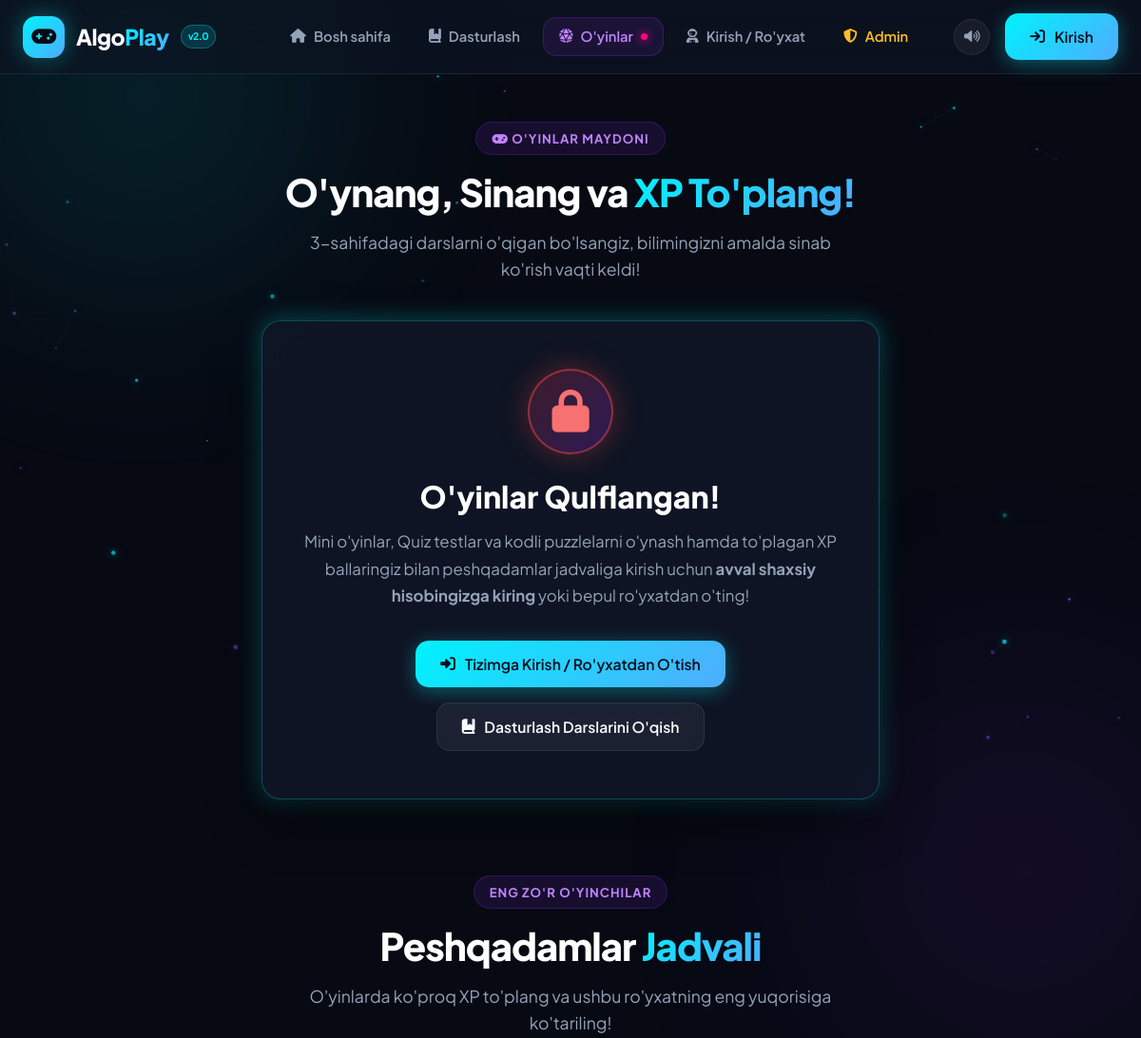
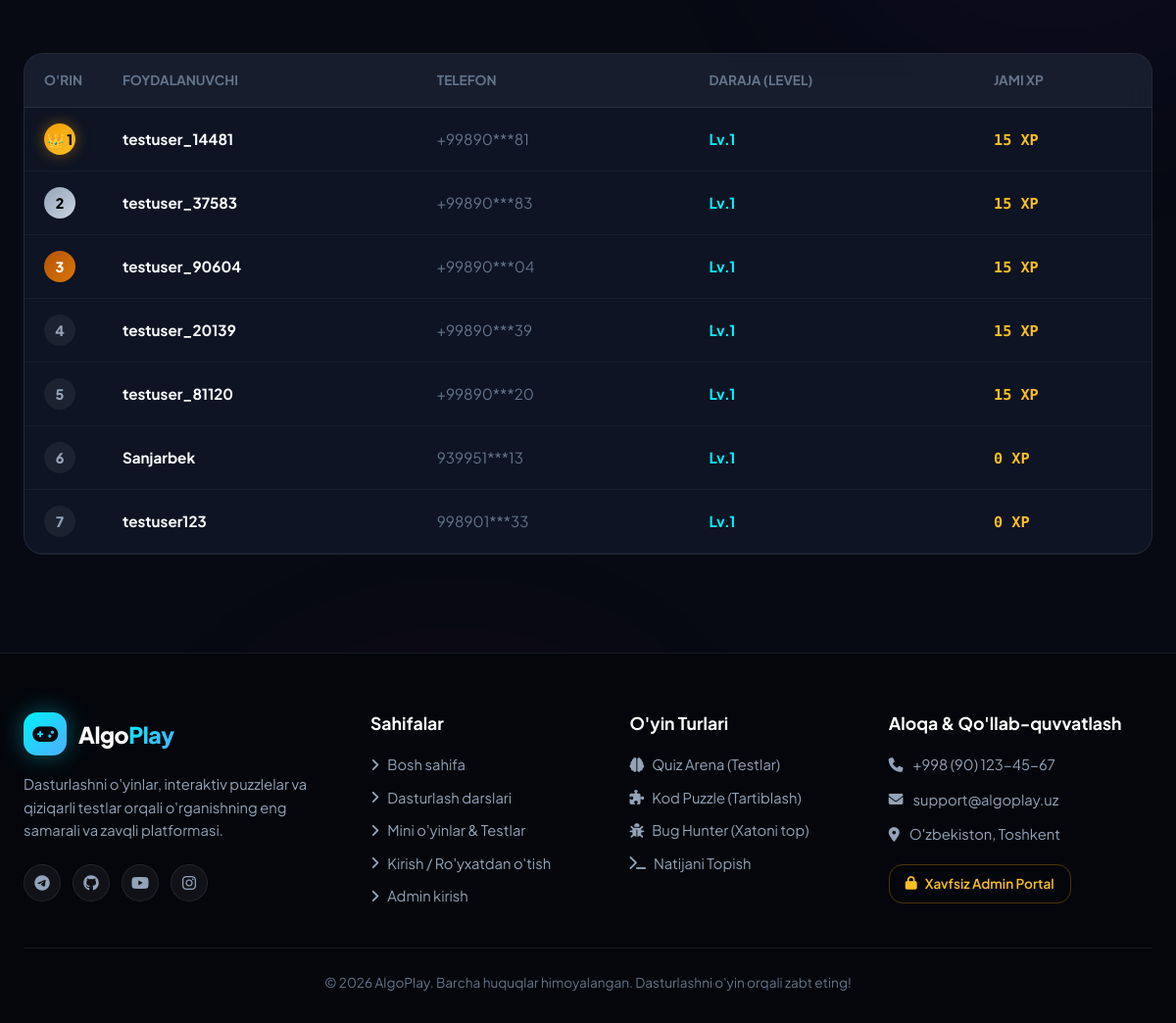
/games, run on the app's committed database (2 pictures, top to bottom).
### tables this page shows
CREATE TABLE users (
        id INTEGER PRIMARY KEY AUTOINCREMENT,
        phone TEXT UNIQUE NOT NULL,
        username TEXT UNIQUE NOT NULL,
        password_hash TEXT NOT NULL,
        xp INTEGER DEFAULT 0,
        level INTEGER DEFAULT 1,
        created_at TIMESTAMP DEFAULT CURRENT_TIMESTAMP
    );

### app.py (the view)
@app.route("/games")
def games_page():
    questions = db.get_all_questions()
    puzzles = db.get_all_puzzles()
    bugs = db.get_all_bugs()
    leaderboard = db.get_leaderboard(limit=10)
    for p in puzzles:
        if isinstance(p["blocks_json"], str):
            p["blocks"] = json.loads(p["blocks_json"])
            p["correct_order"] = json.loads(p["correct_order_json"])
    for b in bugs:
        if isinstance(b["options_json"], str):
            b["options"] = json.loads(b["options_json"])
    return render_template("games.html",
                           active_page="games",
                           questions=questions,
                           puzzles=puzzles,
                           bugs=bugs,
                           leaderboard=leaderboard)

### templates/games.html (shortened to what this page needs)
{% extends "base.html" %}
{% block content %}
<div class="games-container">
    <div class="games-hero">
        <span class="section-tag"><i class="fa-solid fa-gamepad"></i> O'yinlar Maydoni</span>
        <h1 class="section-title">O'ynang, Sinang va <span class="gradient-text">XP To'plang!</span></h1>
        <p class="section-subtitle">
            3-sahifadagi darslarni o'qigan bo'lsangiz, bilimingizni amalda sinab ko'rish vaqti keldi!
        </p>
    </div>
    {% if current_user %}
    <div class="games-tabs">
        <button class="game-tab-btn active" id="tabBtnQuiz" onclick="switchGameMode('quiz')">
            <i class="fa-solid fa-brain"></i> 1. Quiz Arena (Savol-Javob)
        </button>
        <button class="game-tab-btn" id="tabBtnPuzzle" onclick="switchGameMode('puzzle')">
            <i class="fa-solid fa-puzzle-piece"></i> 2. Kod Puzzle (Tartiblash)
        </button>
        <button class="game-tab-btn" id="tabBtnBug" onclick="switchGameMode('bug')">
            <i class="fa-solid fa-bug"></i> 3. Bug Hunter (Xatoni Top)
        </button>
        <button class="game-tab-btn" id="tabBtnOutput" onclick="switchGameMode('output')">
            <i class="fa-solid fa-terminal"></i> 4. Natijani Top (Output)
        </button>
    </div>
    <div id="gameSectionQuiz" class="game-arena-card">
        <div class="quiz-header-bar">
            <div>
                <span style="color: var(--cyan); font-weight: 700; font-size: 0.85rem; text-transform: uppercase;">
                    <i class="fa-solid fa-circle-question"></i> <span id="quizCategory">Python Asoslari</span>
                </span>
                <h3 style="font-size: 1.15rem; margin-top: 4px;">Savol <span id="quizCurrentNum">1</span> / <span id="quizTotalNum">{{ questions|length }}</span></h3>
            </div>
            <div style="display: flex; align-items: center; gap: 10px;">
                <span id="quizStreakBadge" class="quiz-combo-badge" style="display: none;">
                    <i class="fa-solid fa-fire"></i> <span id="quizStreakCount">0</span>x Combo!
                </span>
                <div class="quiz-score-badge">
                    <i class="fa-solid fa-star"></i>
                    <span>XP: <strong id="quizUserScore">0</strong></span>
                </div>
            </div>
        </div>
        <div id="quizContentBox">
            <div class="quiz-question-text" id="quizQuestionText">Yuklanmoqda...</div>
            <div class="quiz-code-box" id="quizCodeBox" style="display: none;"></div>
            <div class="quiz-options-grid" id="quizOptionsGrid">
            </div>
            <div class="quiz-feedback-box" id="quizFeedbackBox" style="display: none;">
                <div>
                    <h4 id="quizFeedbackTitle" style="margin-bottom: 6px;"></h4>
                    <p id="quizFeedbackText" style="font-size: 0.92rem; color: var(--text-secondary);"></p>
                </div>
                <button class="btn btn-glow-primary btn-sm" id="quizNextBtn" onclick="nextQuizQuestion()">
                    Keyingisi <i class="fa-solid fa-arrow-right"></i>
                </button>
            </div>
        </div>
        <div id="quizFinishBox" style="display: none; text-align: center; padding: 40px 20px;">
            <div style="font-size: 4rem; color: #fbbf24; margin-bottom: 16px;">🏆</div>
            <h2 style="font-size: 2.2rem; margin-bottom: 12px;">Ajoyib Natija! Test Yakunlandi!</h2>
            <p style="font-size: 1.1rem; color: var(--text-secondary); max-width: 500px; margin: 0 auto 24px;">
                Siz barcha savollarni muvaffaqiyatli yakunladingiz va <strong id="quizFinalXp" style="color: var(--amber);">+0 XP</strong> ga ega bo'ldingiz!
            </p>
            <div style="display: flex; gap: 14px; justify-content: center; flex-wrap: wrap;">
                <button class="btn btn-glow-primary" onclick="restartQuiz()">
                    <i class="fa-solid fa-rotate-right"></i> Qaytadan O'ynash
                </button>
                <button class="btn btn-glow-purple" onclick="switchGameMode('puzzle')">
                    <i class="fa-solid fa-puzzle-piece"></i> Kod Puzzleni Boshlash
                </button>
            </div>
        </div>
    </div>
    <div id="gameSectionPuzzle" class="game-arena-card" style="display: none;">
        <div class="quiz-header-bar">
            <div>
                <span style="color: #c084fc; font-weight: 700; font-size: 0.85rem; text-transform: uppercase;">
                    <i class="fa-solid fa-puzzle-piece"></i> Kod Tartiblash Puzzli
                </span>
                <h3 style="font-size: 1.15rem; margin-top: 4px;" id="puzzleTitle">Puzzle 1</h3>
            </div>
            <div class="quiz-score-badge">
                <i class="fa-solid fa-award"></i>
                <span>Mukofot: <strong id="puzzleReward">25</strong> XP</span>
            </div>
        </div>
        <p id="puzzleDesc" style="color: var(--text-secondary); font-size: 1rem; margin-bottom: 20px;">
            Kod bloklarini to'g'ri mantiqiy ketma-ketlikda joylashtiring. Bloklarni ko'chirish uchun ⬆️ va ⬇️ tugmalarini bosing yoki sichqoncha bilan siljiting.
        </p>
        <div class="puzzle-blocks-container" id="puzzleBlocksContainer">
        </div>
        <div id="puzzleFeedback" style="display: none; padding: 14px 18px; border-radius: var(--radius-md); margin-bottom: 20px; font-weight: 600;"></div>
        <div class="puzzle-actions">
            <button class="btn btn-glow-primary" onclick="checkPuzzleOrder()">
                <i class="fa-solid fa-check-double"></i> Kodni Tekshirish
            </button>
            <button class="btn btn-outline" onclick="nextPuzzle()">
                <i class="fa-solid fa-forward-step"></i> Keyingi Puzzle
            </button>
        </div>
    </div>
    <div id="gameSectionBug" class="game-arena-card" style="display: none;">
        <div class="quiz-header-bar">
            <div>
                <span style="color: #f43f5e; font-weight: 700; font-size: 0.85rem; text-transform: uppercase;">
                    <i class="fa-solid fa-bug"></i> Bug Hunter (Xatoni Topish)
                </span>
                <h3 style="font-size: 1.15rem; margin-top: 4px;" id="bugTitle">Xatoni Toping</h3>
            </div>
            <div class="quiz-score-badge">
                <i class="fa-solid fa-shield-virus"></i>
                <span>Mukofot: <strong id="bugReward">20</strong> XP</span>
            </div>
        </div>
        <p style="color: var(--text-secondary); margin-bottom: 16px;">
            Quyidagi Python kodida xatolik yashiringan. Uni diqqat bilan o'rganing va to'g'ri sababni tanlang:
        </p>
        <div class="quiz-code-box" id="bugCodeBox" style="color: #fca5a5;"></div>
        <div class="quiz-options-grid" id="bugOptionsGrid">
        </div>
        <div class="quiz-feedback-box" id="bugFeedbackBox" style="display: none;">
            <div>
                <h4 id="bugFeedbackTitle" style="margin-bottom: 6px;"></h4>
                <p id="bugFeedbackText" style="font-size: 0.92rem; color: var(--text-secondary);"></p>
            </div>
            <button class="btn btn-glow-purple btn-sm" onclick="nextBugChallenge()">
                Keyingi Xatolik <i class="fa-solid fa-arrow-right"></i>
            </button>
        </div>
    </div>
    <div id="gameSectionOutput" class="game-arena-card" style="display: none;">
        <div class="quiz-header-bar">
            <div>
                <span style="color: var(--amber); font-weight: 700; font-size: 0.85rem; text-transform: uppercase;">
                    <i class="fa-solid fa-terminal"></i> Terminal Natijasini Top
                </span>
                <h3 style="font-size: 1.15rem; margin-top: 4px;">Ushbu kod qanday natija chiqaradi?</h3>
            </div>
            <div class="quiz-score-badge">
                <i class="fa-solid fa-bolt"></i>
                <span>XP: <strong id="outputReward">15</strong> XP</span>
            </div>
        </div>
        <div class="quiz-code-box" id="outputCodeBox">
a = [1, 2, 3]
b = a
b.append(4)
print(len(a))
        </div>
        <div class="quiz-options-grid" id="outputOptionsGrid">
        </div>
        <div class="quiz-feedback-box" id="outputFeedbackBox" style="display: none;">
            <div>
                <h4 id="outputFeedbackTitle"></h4>
                <p id="outputFeedbackText" style="font-size: 0.92rem; color: var(--text-secondary);"></p>
            </div>
            <button class="btn btn-glow-primary btn-sm" onclick="nextOutputChallenge()">
                Keyingisi <i class="fa-solid fa-arrow-right"></i>
            </button>
        </div>
    </div>
    {% else %}
    <div class="game-lock-container">
        <div class="game-lock-icon">
            <i class="fa-solid fa-lock"></i>
        </div>
        <h2 class="game-lock-title">O'yinlar Qulflangan!</h2>
        <p class="game-lock-desc">
            Mini o'yinlar, Quiz testlar va kodli puzzlelarni o'ynash hamda to'plagan XP ballaringiz bilan peshqadamlar jadvaliga kirish uchun <strong>avval shaxsiy hisobingizga kiring</strong> yoki bepul ro'yxatdan o'ting!
        </p>
        <div class="game-lock-actions">
            <a href="{{ url_for('auth_page') }}" class="btn btn-glow-primary">
                <i class="fa-solid fa-right-to-bracket"></i> Tizimga Kirish / Ro'yxatdan O'tish
            </a>
            <a href="{{ url_for('learn_page') }}" class="btn btn-outline">
                <i class="fa-solid fa-book-bookmark"></i> Dasturlash Darslarini O'qish
            </a>
        </div>
    </div>
    {% endif %}
    <div class="leaderboard-section">
        <div class="section-header">
            <span class="section-tag">Eng Zo'r O'yinchilar</span>
            <h2 class="section-title">Peshqadamlar <span class="gradient-text">Jadvali</span></h2>
            <p class="section-subtitle">O'yinlarda ko'proq XP to'plang va ushbu ro'yxatning eng yuqorisiga ko'tariling!</p>
        </div>
        <div class="leaderboard-table-container">
            <table class="table-custom">
                <thead>
                    <tr>
                        <th style="width: 80px;">O'rin</th>
                        <th>Foydalanuvchi</th>
                        <th>Telefon</th>
                        <th>Daraja (Level)</th>
                        <th>Jami XP</th>
                    </tr>
                </thead>
                <tbody id="leaderboardBody">
                    {% for u in leaderboard %}
                    <tr>
                        <td>
                            <span class="rank-badge {% if loop.index == 1 %}rank-1{% elif loop.index == 2 %}rank-2{% elif loop.index == 3 %}rank-3{% else %}rank-other{% endif %}">
                                {% if loop.index == 1 %}👑 1{% else %}{{ loop.index }}{% endif %}
                            </span>
                        </td>
                        <td><strong style="color: #fff;">{{ u.username }}</strong></td>
                        <td style="color: var(--text-muted);">{{ u.phone[:6] }}***{{ u.phone[-2:] if u.phone|length >= 8 else '' }}</td>
                        <td><span style="color: var(--cyan); font-weight: 700;">Lv.{{ u.level }}</span></td>
                        <td><span style="color: var(--amber); font-weight: 800; font-family: var(--font-code);">{{ u.xp }} XP</span></td>
                    </tr>
                    {% endfor %}
                </tbody>
            </table>
        </div>
    </div>
</div>
{% endblock %}

### data on the page
users: shows "👑 1", username "testuser_14481", phone "+99890", phone "81", level "1", xp "15"
users: username "testuser_37583", phone "+99890", phone "83", level "1", xp "15"
users: username "testuser_90604", phone "+99890", phone "04", level "1", xp "15"
users: username "testuser_20139", phone "+99890", phone "39", level "1", xp "15"
users: username "testuser_81120", phone "+99890", phone "20", level "1", xp "15"
users: username "Sanjarbek", phone "939951", phone "13", level "1", xp "0"
users: username "testuser123", phone "998901", phone "33", level "1", xp "0"
